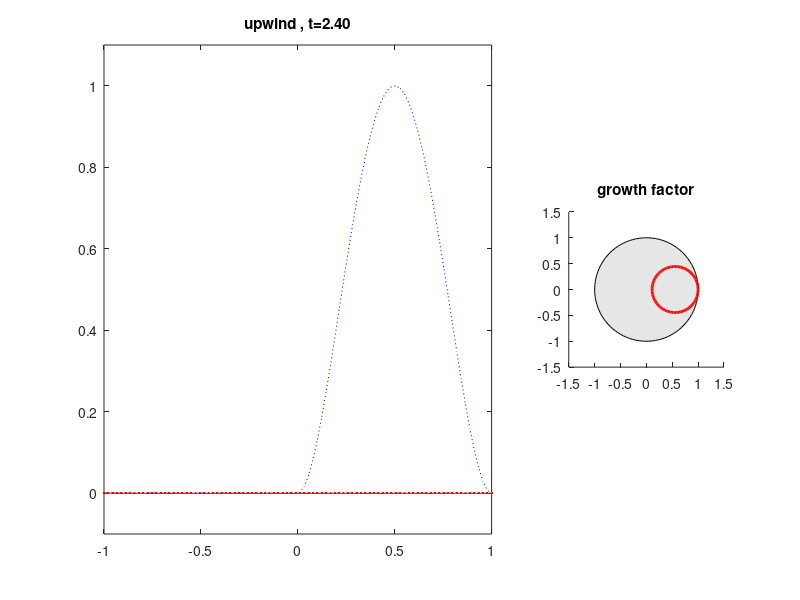

Recreate this plot in MATLAB.
function mit18086_fd_transport_growth(method)
%MIT18086_FD_TRANSPORT_GROWTH
%    Applies various finite difference methods for the transport
%    equation u_t=u_x. Additionally shows the von Neumann growth
%    factor in complex plane.
%    Choose method by giving number as parameter. Methods of
%    choice are (1) upwind, (2) downwind, (3) centered,
%    (4) Lax-Friedrichs, (5) Lax-Wendroff, and (6) Crank-Nicolson.

% 03/2007 by Benjamin Seibold
%            http://www-math.mit.edu/~seibold/
% Feel free to modify for teaching and learning.

n = 90;                            % number of space gridpoints
dt = 1e-2;                                          % time step
tf = 2.4;                                          % final time
if nargin<1, method = 1; end
x = linspace(-1,1,n)';
h = x(2)-x(1);
r = dt/h; disp(sprintf('Courant number: %0.2f',r))
u = ic(x); u0 = u;
I = eye(n);
R = diag(ones(1,n-1),1);
Dxc = (R+diag([-1 zeros(1,n-2) 1])-R')/(2*h);
Dxx = (R-diag([1 2*ones(1,n-2) 1])+R')/h^2;
switch method
case 1
   name = 'upwind';
   A = (R-I)/h;
case 2
   name = 'downwind';
   A = (I-R')/h;
case 3
   name = 'centered';
   A = Dxc;
case 4
   name = 'Lax-Friedrichs';
   A = Dxc+(h^2/dt/2)*Dxx;
case 5
   name = 'Lax-Wendroff';
   A = Dxc+(dt/2)*Dxx;
case 6
   name = 'Crank-Nicolson';
   M = (I-(dt/2)*Dxc)\(I+(dt/2)*Dxc);
end
if not(exist('M')), M = I+dt*A; end
t = linspace(0,2*pi,100);
nh = floor(size(M,1)/2)-1;
g = M(nh+1,1:2*nh+1)*exp(i*(-nh:nh)'*t);
for tn = 1:ceil(tf/dt)
   u = M*u;
   clf
   subplot(1,3,1:2)
   plot(x,u0,'b:',x,u,'r.-')
   axis([-1 1 -.1 1.1])
   title(sprintf('%s , t=%0.2f',name,tn*dt))
   subplot(1,3,3)
   patch(cos(t),sin(t),.9*[1 1 1])
   hold on, plot(g,'r-','linewidth',2), hold off
   axis equal
   axis(1.5*[-1 1 -1 1])
   title('growth factor')
   drawnow
end

function y = ic(x)
% initial condition function
y = max((1-4*(x-.5).^2),0).^2;